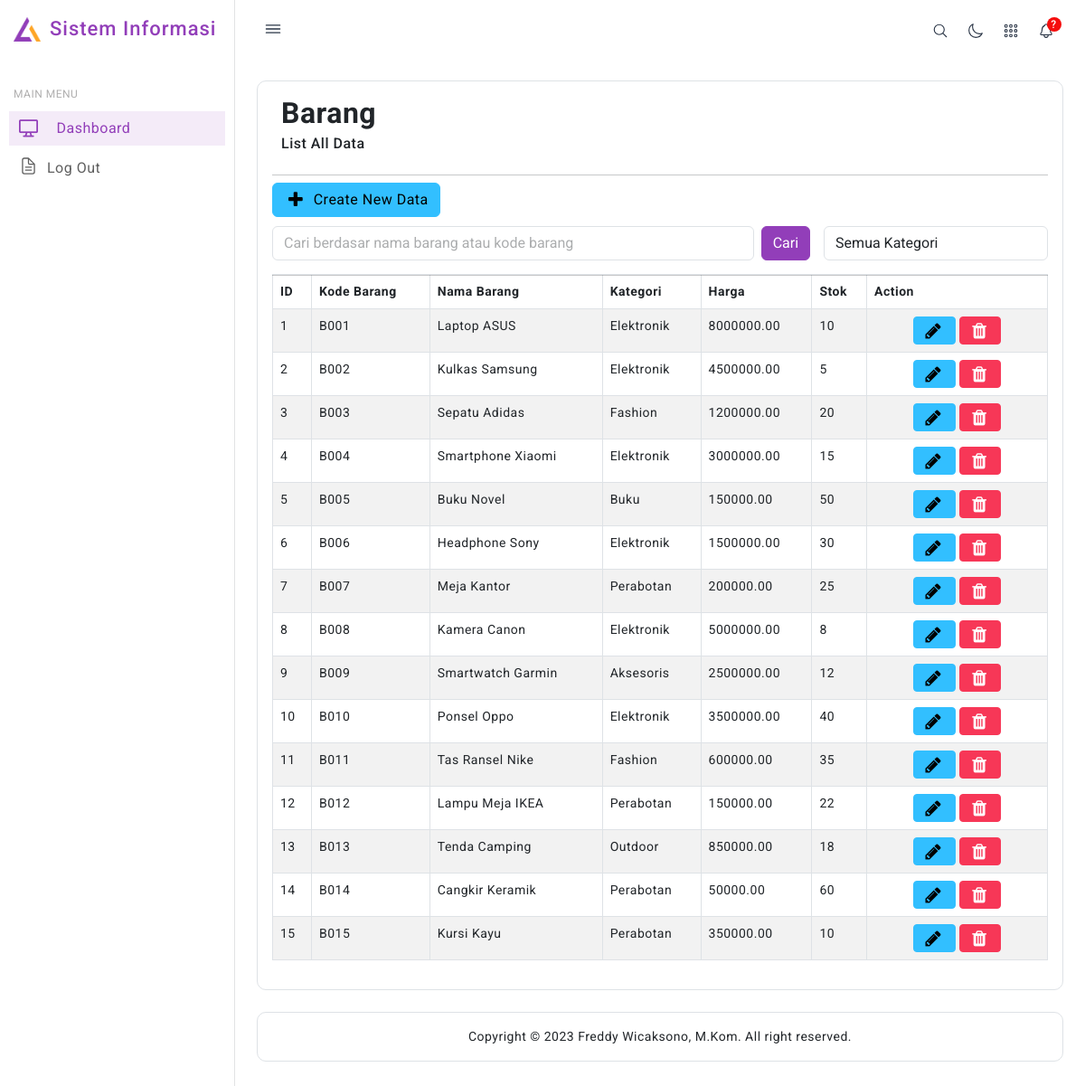
Page /barang/index.php on the earlier database version.
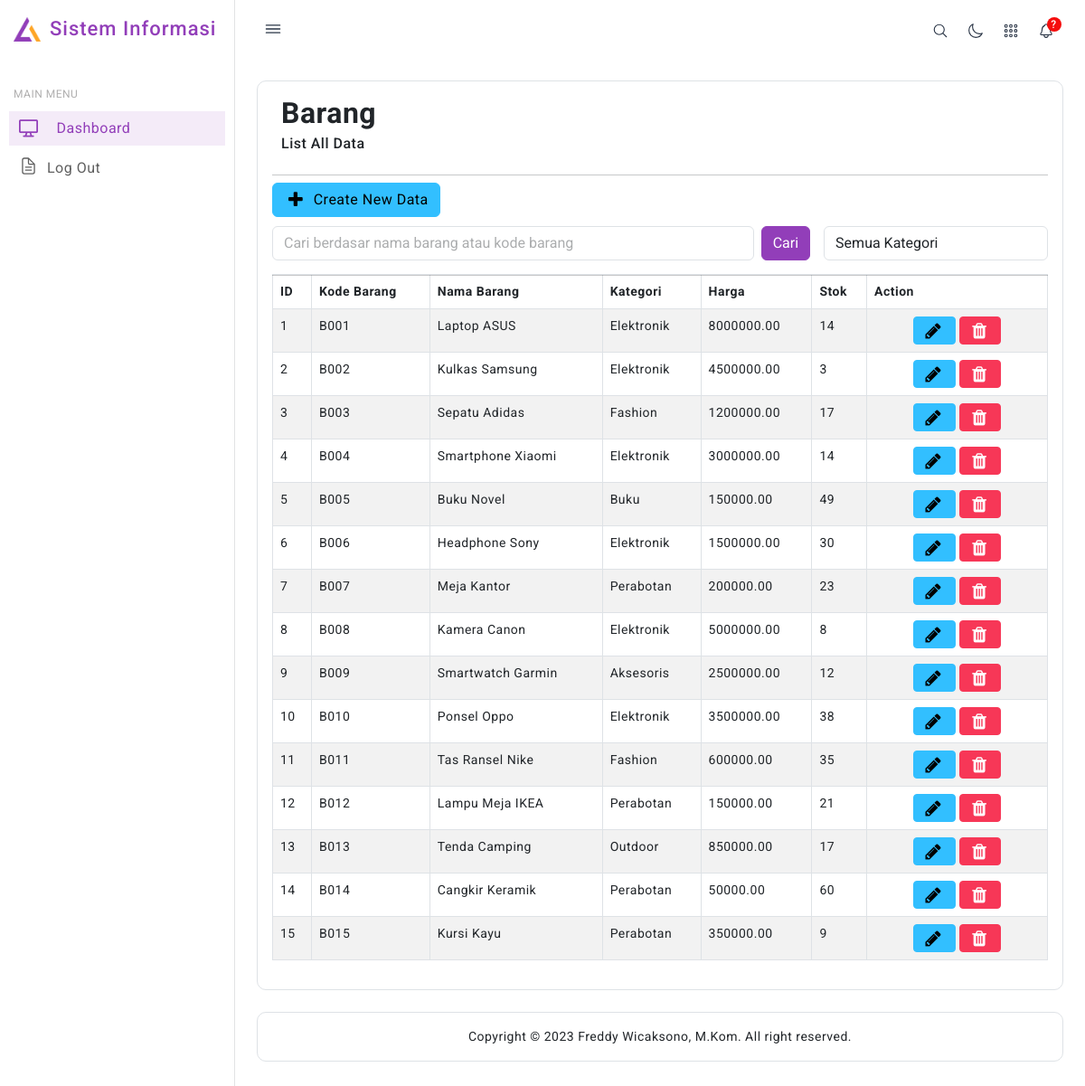
Same page on the later database version.
### tables this page shows
CREATE TABLE `barang` (
  `id` int NOT NULL,
  `kode_barang` varchar(20) NOT NULL,
  `nama_barang` varchar(100) NOT NULL,
  `kategori` varchar(50) DEFAULT NULL,
  `harga` decimal(10,2) NOT NULL,
  `stok` int NOT NULL
);

### db/database.php (called while the page is built, shortened)
<?php
class Database {
    private $pdo;
    public function __construct() {
        $dotenv = Dotenv\Dotenv::createImmutable(__DIR__ . "/..");
        $host = $_ENV["DB_HOST"];
        $dbname = $_ENV["DB_DATABASE"];
        $username = $_ENV["DB_USERNAME"];
        $password = $_ENV["DB_PASSWORD"];
        $charset = $_ENV["DB_CHARSET"];
    }
    public function getPdo()
    {
        return $this->pdo;
    }
    private function connect($host, $dbname, $username, $password, $charset) {
        try {
            $this->pdo = new PDO("mysql:host={$host};dbname={$dbname};charset={$charset}", $username, $password);
            $this->pdo->setAttribute(PDO::ATTR_ERRMODE, PDO::ERRMODE_EXCEPTION);
        } catch (PDOException $e) {
            die("Database connection failed: " . $e->getMessage());
        }
    }
}

### controllers/Barang.php (called while the page is built, shortened)
<?php
include_once('../models/BarangModel.php');
class BarangController
{
    private $model;
    public function __construct()
    {
        $this->model = new BarangModel();
    }
    public function getBarangList()
    {
        $search = isset($_GET['search']) ? $_GET['search'] : '';
        $kategori = isset($_GET['kategori']) ? $_GET['kategori'] : '';
        return $this->model->getBarangList($search, $kategori);
    }
}

### models/BarangModel.php (called while the page is built, shortened)
<?php
include_once('../db/database.php');
class BarangModel
{
    private $db;
    public function __construct()
    {
        $this->db = new Database();
    }
    public function getBarangList($search = '', $kategori = '')
    {
        $sql = 'SELECT * FROM barang WHERE 1';
        $stmt = $this->db->getPdo()->prepare($sql);
        $stmt->execute();
        return $stmt->fetchAll(PDO::FETCH_ASSOC);
    }
}

### barang/index.php (the view, shortened to what this page needs)
<?php
include("../controllers/Barang.php");
include("../lib/functions.php");
$obj = new BarangController();
$search = isset($_GET['search']) ? $_GET['search'] : '';
$kategori = isset($_GET['kategori']) ? $_GET['kategori'] : '';
$rows = $obj->getBarangList($search, $kategori);
?>
<div class="header icon-and-heading">
    <h2><strong>Barang</strong> <small>List All Data</small> </h2>
</div>
<hr style="margin-bottom:-2px;"/>
<a style="margin:10px 0px;" class="btn btn-large btn-info" href="add.php"><i class="fa fa-plus"></i> Create New Data</a>
<div class="search-filter d-flex justify-content-between" style="width: 100%; gap: 15px;">
    <form method="get" action="" class="d-flex gap-2" style="flex-grow: 3;">
        <div class="form-group" style="width: 100%;">
            <input type="text" name="search" class="form-control" placeholder="Cari berdasar nama barang atau kode barang" value="<?php echo $search; ?>">
        </div>
        <button type="submit" class="btn btn-primary">Cari</button>
    </form>
    <form method="get" action="" class="d-flex" style="flex-grow: 1;">
        <div class="form-group" style="width: 100%;">
            <select name="kategori" class="form-control" onchange="this.form.submit()">
                <option value="">Semua Kategori</option>
            </select>
        </div>
    </form>
</div>
<hr style="margin-bottom:-2px;"/>
<table class="table table-bordered table-striped">
    <thead>
        <tr>
            <th>ID</th>
            <th>Kode Barang</th>
            <th>Nama Barang</th>
            <th>Kategori</th>
            <th>Harga</th>
            <th>Stok</th>
            <th width="140">Action</th>
        </tr>
    </thead>
    <tbody>
    <?php foreach($rows as $row){ ?>
    <tr>
        <td><?php echo $row["id"]; ?></td>
        <td><?php echo $row["kode_barang"]; ?></td>
        <td><?php echo $row["nama_barang"]; ?></td>
        <td><?php echo $row["kategori"]; ?></td>
        <td><?php echo $row["harga"]; ?></td>
        <td><?php echo $row["stok"]; ?></td>
        <td class="text-center" width="200">
            <a class="btn btn-info btn-sm" href="edit.php?id=<?php echo $row['id']; ?>">
                <i class="fa fa-pencil"></i>
            </a>
            <a class="btn btn-danger btn-sm" href="delete.php?id=<?php echo $row['id']; ?>">
                <i class="fa fa-trash"></i>
            </a>
        </td>
    </tr>
    <?php } ?>
    </tbody>
</table>

Differences in the rows shown:
changed barang "Laptop ASUS": stok "10" → "14"
changed barang "Kulkas Samsung": stok "5" → "3"
changed barang "Sepatu Adidas": stok "20" → "17"
changed barang "Smartphone Xiaomi": stok "15" → "14"
changed barang "Buku Novel": stok "50" → "49"
changed barang "Meja Kantor": stok "25" → "23"
changed barang "Ponsel Oppo": stok "40" → "38"
changed barang "Lampu Meja IKEA": stok "22" → "21"
changed barang "Tenda Camping": stok "18" → "17"
changed barang "Kursi Kayu": stok "10" → "9"
